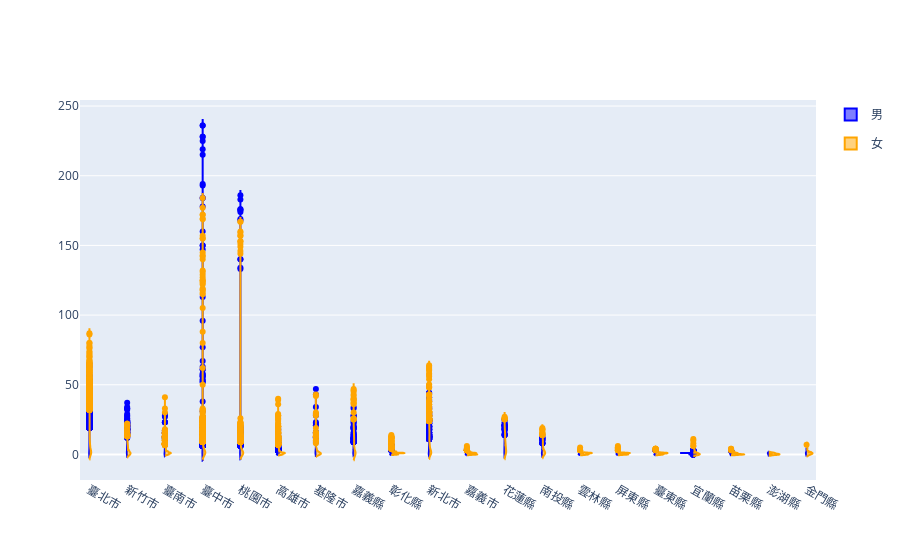

Source (notebook cell):
### Code cell
fig = go.Figure()

fig.add_trace(go.Violin(x=dfregiondoublemajor['縣市名稱'],
                        y=dfregiondoublemajor['修讀雙主修人次男'],
                        legendgroup='男', scalegroup='男', name='男',
                        side='negative',
                        line_color='blue')
             )
fig.add_trace(go.Violin(x=dfregiondoublemajor['縣市名稱'],
                        y=dfregiondoublemajor['修讀雙主修人次女'],
                        legendgroup='女', scalegroup='女', name='女',
                        side='positive',
                        line_color='orange')
             )
fig.update_traces(meanline_visible=True)
fig.update_layout(violingap=0, violinmode='overlay')
fig.show()

### Figure 1 — Plotly figure (JSON) as saved in the notebook; plotly's stock layout.template omitted (floating-point values rounded to 4 significant figures; data arrays with more than 128 entries replaced by an {"elided": "..."} marker saying what was removed)
{"data": [{"legendgroup": "男", "line": {"color": "blue"}, "meanline": {"visible": true}, "name": "男", "scalegroup": "男", "side": "negative", "type": "violin", "x": {"elided": "15998 str values"}, "y": {"elided": "15998 int values"}}, {"legendgroup": "女", "line": {"color": "orange"}, "meanline": {"visible": true}, "name": "女", "scalegroup": "女", "side": "positive", "type": "violin", "x": {"elided": "15998 str values"}, "y": {"elided": "15998 int values"}}], "layout": {"violingap": 0, "violinmode": "overlay"}}
